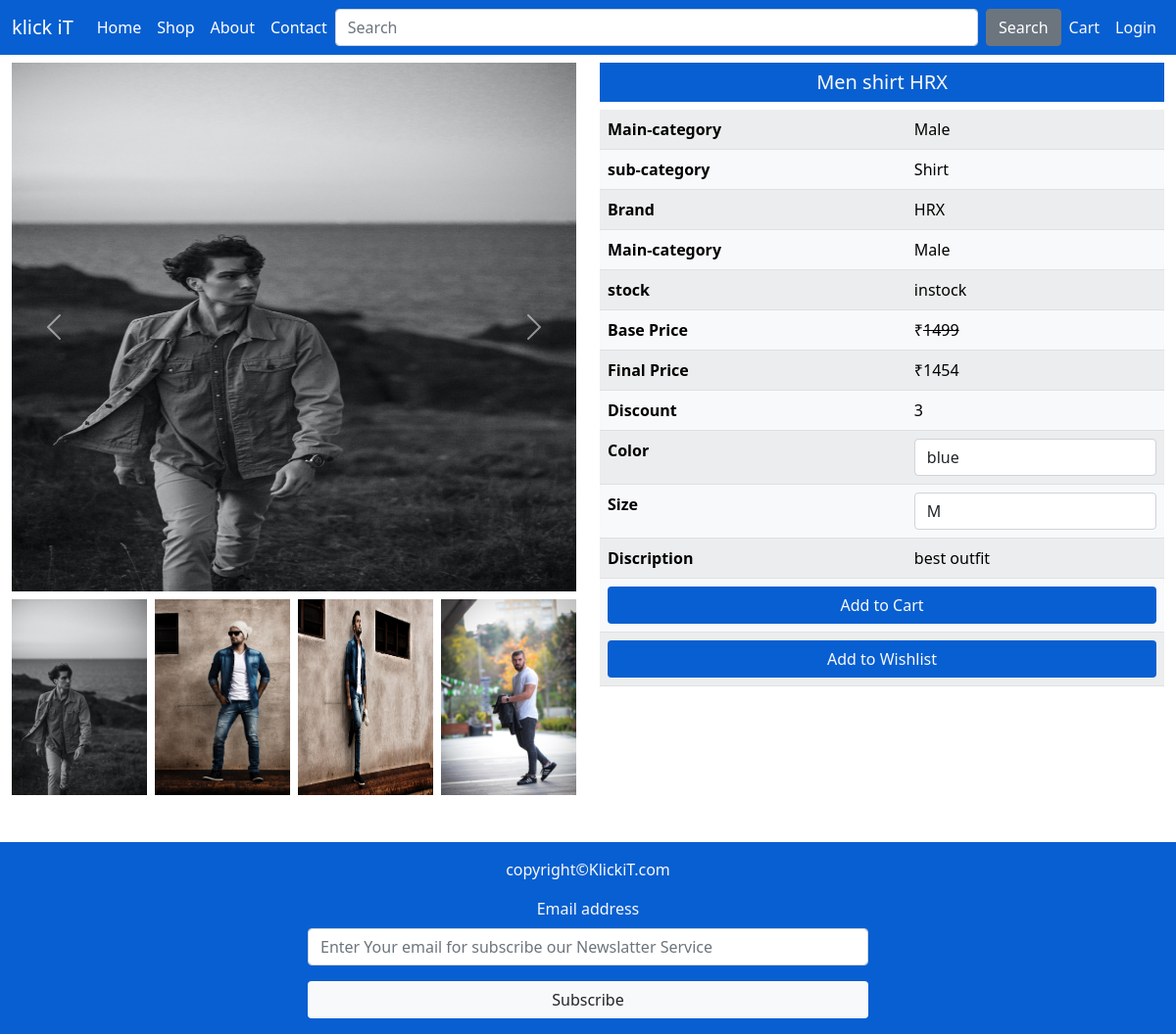
The page /single-product-page/11/ on the database its author committed.
### mainapp/models.py (models this page shows, shortened)
class Product(models.Model):
    id = models.AutoField(primary_key=True)
    name =  models.CharField(max_length=20)
    maincategory = models.ForeignKey(Maincategory,on_delete=models.CASCADE)
    subcategory = models.ForeignKey(Subcategory, on_delete=models.CASCADE)
    brand = models.ForeignKey(Brand,on_delete=models.CASCADE)
    baseprice = models.IntegerField()
    discount = models.IntegerField()
    finalprice = models.IntegerField()
    size = models.CharField(max_length=10)
    color = models.CharField(max_length=100)
    description = models.TextField()
    stock =  models.CharField(max_length=20 , default="In stock")
    pic1 = models.ImageField("image1", default="noimage.jpg",null=True,blank=True)
    pic2 = models.ImageField("image2", default="noimage.jpg",null=True,blank=True)
    pic3 = models.ImageField("image3" ,default="noimage.jpg",null=True,blank=True)
    pic4 = models.ImageField("image4" ,  default="noimage.jpg",null=True,blank=True)

class Maincategory(models.Model):
    id = models.AutoField(primary_key=True)
    name = models.CharField(max_length=15)
    def __str__(self):
        return self.name

class Subcategory(models.Model):
    id = models.AutoField(primary_key=True)
    name =  models.CharField(max_length=20)
    def __str__(self):
        return self.name

class Brand(models.Model):
    id = models.AutoField(primary_key=True)
    name =  models.CharField(max_length=20)
    def __str__(self):
        return self.name

### mainapp/views.py (the view)
# urls.py: path('single-product-page/<int:num>/', views.singleproductpage),
def singleproductpage(request, num):
    product = Product.objects.get(id=num)
    color = product.color.split(",")
    color = color[:-1]
    size = product.size.split(",")
    size = size[:-1]
    return render(request, "singleproductpage.html", {"product": product, "color": color, "size": size})

### mainapp/templates/singleproductpage.html (shortened to what this page needs)
{% extends 'home.html' %} {% load static %}  {% block body %}
<div class="container-fluid mt-2">
  <div class="row">
    <div class="col-xxl-6 col-xl-6 col-lg-6 col-md-6 col-sm-6 col-12">
      <div
        id="carouselExampleFade"
        class="carousel slide carousel-fade"
        data-bs-ride="carousel"
      >
        <div class="carousel-inner">
          <div class="carousel-item active">
            <img
              src="{{product.pic1.url}}"
              height="540px"
              class="d-block w-100"
            />
          </div>
          <button
            class="carousel-control-prev"
            type="button"
            data-bs-target="#carouselExampleFade"
            data-bs-slide="prev"
          >
            <span class="carousel-control-prev-icon" aria-hidden="true"></span>
          </button>
          <button
            class="carousel-control-next"
            type="button"
            data-bs-target="#carouselExampleFade"
            data-bs-slide="next"
          >
            <span class="carousel-control-next-icon" aria-hidden="true"></span>
          </button>
        </div>
        <div class="mt-2 d-flex justify-content-between">
          <img src="{{product.pic1.url}}" height="200px" width="24%" />
          <img src="{{product.pic2.url}}" height="200px" width="24%" />
          <img src="{{product.pic3.url}}" height="200px" width="24%" />
          <img src="{{product.pic4.url}}" height="200px" width="24%" />
        </div>
      </div>
    </div>
    <div class="col-xxl-6 col-xl-6 col-lg-6 col-md-6 col-sm-12 col-12">
      <h5 class="background text-light text-center p-2">{{product.name}}</h5>
      <table class="table table-light table-striped table-hover">
        <tr>
          <th>Main-category</th>
          <td>{{product.maincategory}}</td>
        </tr>
        <tr>
          <th>sub-category</th>
          <td>{{product.subcategory}}</td>
        </tr>
        <tr>
          <th>Brand</th>
          <td>{{product.brand}}</td>
        </tr>
        <tr>
          <th>Main-category</th>
          <td>{{product.maincategory}}</td>
        </tr>
        <tr>
          <th>stock</th>
          <td>{{product.stock}}</td>
        </tr>
        <tr>
          <th>Base Price</th>
          <td>&#8377;<del>{{product.baseprice}}</del></td>
        </tr>
        <tr>
          <th>Final Price</th>
          <td>&#8377;{{product.finalprice}}</td>
        </tr>
        <tr>
          <th>Discount</th>
          <td>{{product.discount}}</td>
        </tr>
        <form action="/add-to-cart/" method="post">
          <tr>
            <th>Color</th>
            <td>
              <select name="color" class="form-control">
                {% for i in color %}
                <option value="{{i}}">{{i}}</option>
                {% endfor %}
              </select>
            </td>
          </tr>
          <tr>
            <th>Size</th>
            <td>
              <select name="size" class="form-control">
                {% for i in size %}
                <option value="{{i}}">{{i}}</option>
                {% endfor %}
              </select>
            </td>
          </tr>
          <tr>
            <th>Discription</th>
            <td>{{product.description}}</td>
          </tr>
          <tr>
            <th colspan="2">
              <button type="submit" class="btn background text-light w-100">Add to Cart</a>
            </th>
          </tr>
        </form>
        <tr>
          <th colspan="2">
            <a
              href="/add-to-wishlist/{{product.id}}/"
              class="btn background text-light w-100"
              >Add to Wishlist</a
            >
          </th>
        </tr>
      </table>
    </div>
  </div>
</div>
{% endblock body %}

### mainapp/static/css/background.css (style rules this page uses)
.background { background-color: rgb(8, 95, 209); }

### rows shown on the page
Product: pic1 (picture), pic2 (picture), pic3 (picture), pic4 (picture), name "Men shirt HRX", maincategory "Male", subcategory "Shirt", brand "HRX", stock "instock", baseprice "1499", finalprice "1454", discount "3", description "best outfit"

### other values the page prints
form field color "blue"
form field size "M"
